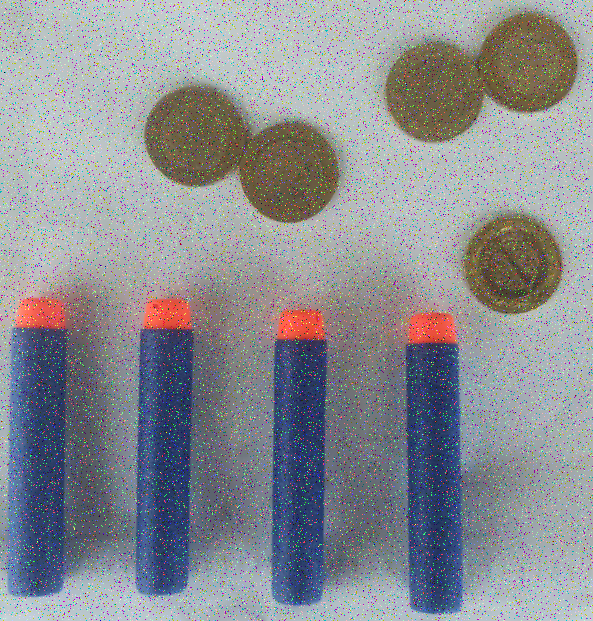
#> input picture Projects/P_04/I.png, 593 x 621 px
$ python coin_counter.py
#> lines starting #> are read from the running program, lines starting #| are printed output that depends on the picture; after the words box and inside, x2 and y2 are one past the last pixel; in counts of white or black regions, pixels touching at a corner belong together
import cv2
import numpy as np
from skimage import measure
from skimage.segmentation import watershed
from skimage.feature import peak_local_max
from scipy import ndimage as ndi
import matplotlib.pyplot as plt

IMG_PATH = "I.png"
MEDIAN_KSIZE = 5
MIN_CIRCULARITY = 0.5
MIN_AREA = 300
PEAK_MIN_DISTANCE = 20
steps = []

def show(img, title, gray=False):
    # Collect the step instead of displaying it immediately
    steps.append((img, title, gray))

def show_all():
    n = len(steps)
    idx = [0]
    fig, ax = plt.subplots(figsize=(7, 6))

    def draw():
        ax.clear()
        img, title, gray = steps[idx[0]]
        ax.imshow(img, cmap='gray') if gray else ax.imshow(img)
        ax.set_title(title)
        ax.axis('off')
        fig.canvas.draw_idle()

    def on_key(event):
        if event.key in ('right', ' ', 'enter'):
            idx[0] = (idx[0] + 1) % n
            draw()
        elif event.key == 'left':
            idx[0] = (idx[0] - 1) % n
            draw()

    fig.canvas.mpl_connect('key_press_event', on_key)
    draw()
    plt.show()

# Read RGB
img_bgr = cv2.imread(IMG_PATH)
#> img_bgr is the input picture: shape (621, 593, 3); mean B, G, R 146.8, 141.5, 138.6
if img_bgr is None:
    raise FileNotFoundError(f"{IMG_PATH} not found")
img_rgb = cv2.cvtColor(img_bgr, cv2.COLOR_BGR2RGB)
show(img_rgb, "Original RGB Image")

# Median filter (RGB) -> remove salt-and-pepper noise
filt_bgr = cv2.medianBlur(img_bgr, MEDIAN_KSIZE)
filt_rgb = cv2.cvtColor(filt_bgr, cv2.COLOR_BGR2RGB)
show(filt_rgb, "Median Filter Applied")

# Grayscale
gray = cv2.cvtColor(filt_bgr, cv2.COLOR_BGR2GRAY)
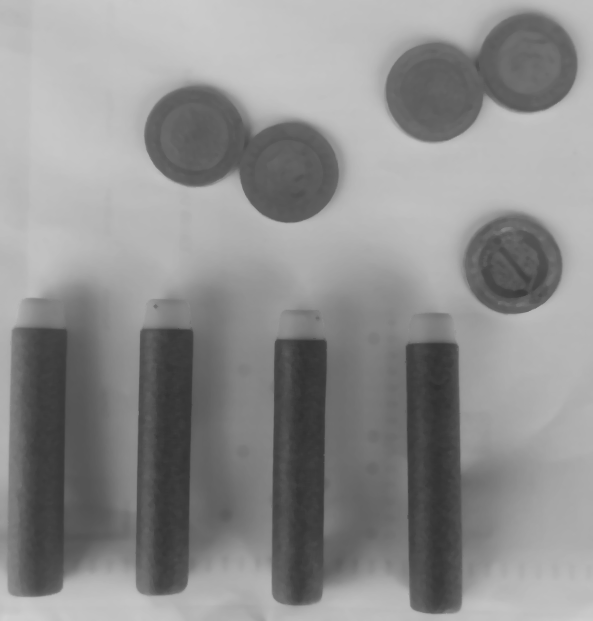
#> gray: shape (621, 593); min 47, max 208, mean 142
show(gray, "Grayscale", gray=True)

# Otsu inverse threshold -> binary
_, binary = cv2.threshold(gray, 0, 255,
cv2.THRESH_BINARY_INV + cv2.THRESH_OTSU)
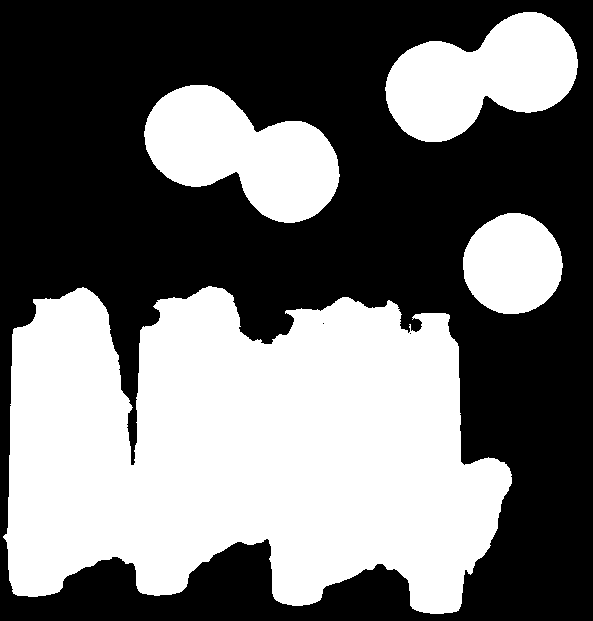
#> binary: shape (621, 593); 44.5% white; 4 white regions
show(binary, "Otsu Inverse Threshold", gray=True)

# Circularity filter -> discard the darts
label_bin = measure.label(binary, connectivity=2)
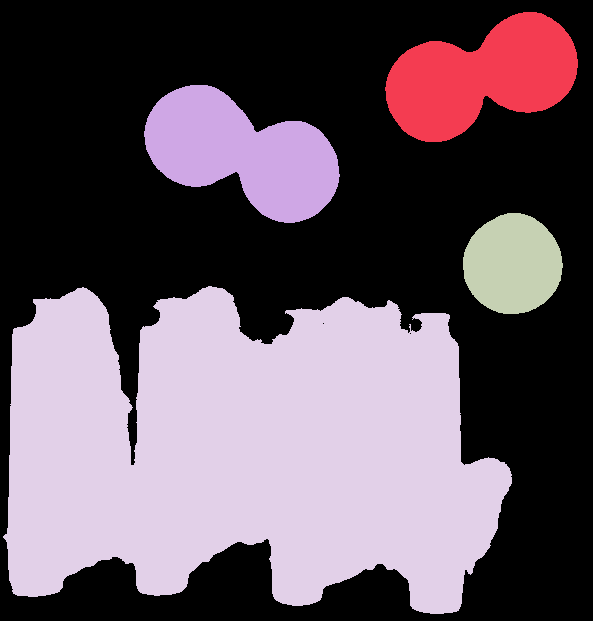
#> label_bin: shape (621, 593) int64; 5 distinct labels, from 0 to 4; one colour per label, 0 black
props = measure.regionprops(label_bin)
#> props = 4 regions; box (x1, y1, x2, y2) and area: (3, 286, 512, 614) 123800, (144, 85, 340, 223) 16346, (385, 12, 578, 142) 15734, (463, 213, 563, 314) 7829
coins_only = np.zeros_like(binary)

for p in props:
    perim = p.perimeter if p.perimeter > 0 else 1
    circ = 4 * np.pi * p.area / (perim ** 2)
    if circ > MIN_CIRCULARITY and p.area > MIN_AREA:
        coins_only[label_bin == p.label] = 255
#> this loop made 4 passes
#> (perim, circ) on passes 1 to 4: (574.4, 0.599), (588.9, 0.592), (328.9, 0.91), (2328.3, 0.287)
#> coins_only: shape (621, 593); 10.8% white; 3 white regions, box (x1, y1, x2, y2) and area: (144, 85, 340, 223) 16346, (385, 12, 578, 142) 15734, (463, 213, 563, 314) 7829
show(coins_only, "Circle Filter Applied (darts removed)", gray=True)

# Distance Transform -> topographic surface
dist = cv2.distanceTransform(coins_only, cv2.DIST_L2, 5)
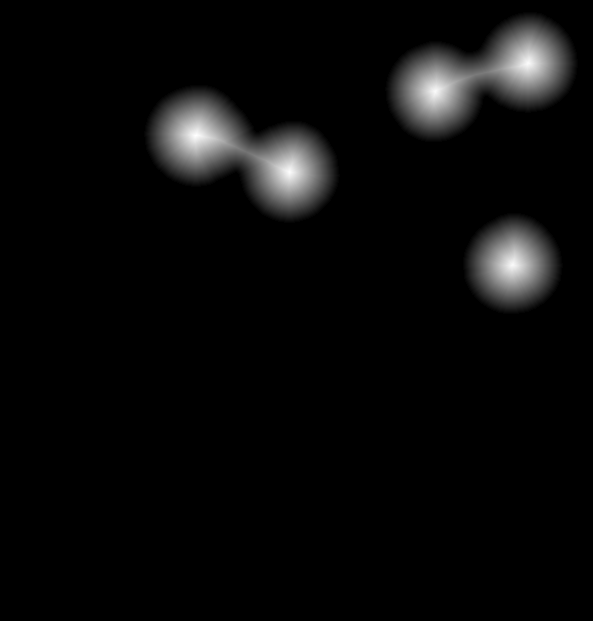
#> dist: shape (621, 593) float32; min 0, max 49.33, mean 1.9; drawn with min black and max white
show(dist, "Distance Transform", gray=True)

# Local maxima of DT -> markers (each peak = one coin seed)
coords = peak_local_max(dist, min_distance=PEAK_MIN_DISTANCE)
#> coords = [[135, 195], [171, 289], [62, 528], [91, 435], [264, 512]]
mask_peaks = np.zeros(dist.shape, dtype=bool)
mask_peaks[tuple(coords.T)] = True
markers, _ = ndi.label(mask_peaks)
show(markers, "Markers (DT local maxima)")

# Watershed -> on -DT, with markers
labels = watershed(-dist, markers, mask=(dist > 0))
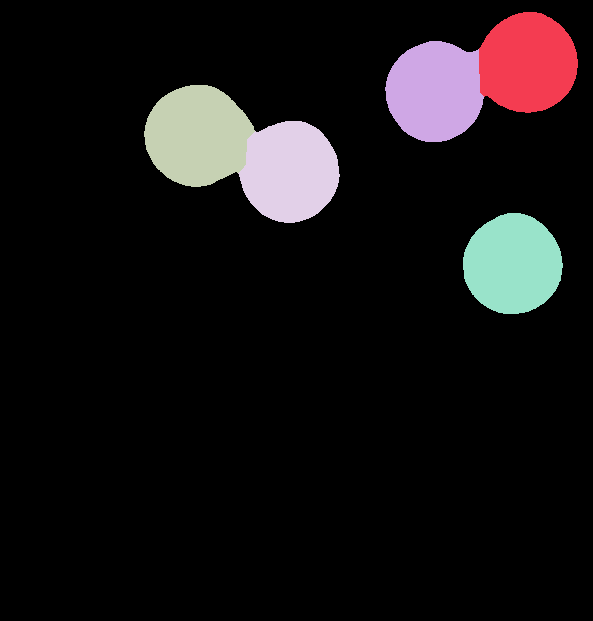
#> labels: shape (621, 593) int32; 6 distinct labels, from 0 to 5; one colour per label, 0 black
show(labels, "Watershed Labels")

# Count + visualize
coin_count = labels.max()
#> coin_count = 5

result_img = img_rgb.copy()
for label_id in range(1, coin_count + 1):
    component = (labels == label_id).astype(np.uint8) * 255
    contours, _ = cv2.findContours(component, cv2.RETR_EXTERNAL, cv2.CHAIN_APPROX_SIMPLE)
    cv2.drawContours(result_img, contours, -1, (255, 0, 0), 2)
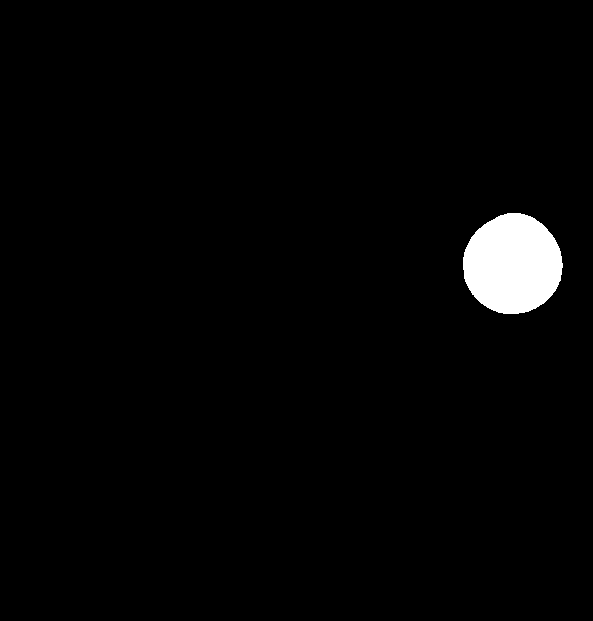
#> component: shape (621, 593); 2.1% white; 1 white region, box (x1, y1, x2, y2) and area: (463, 213, 563, 314) 7829
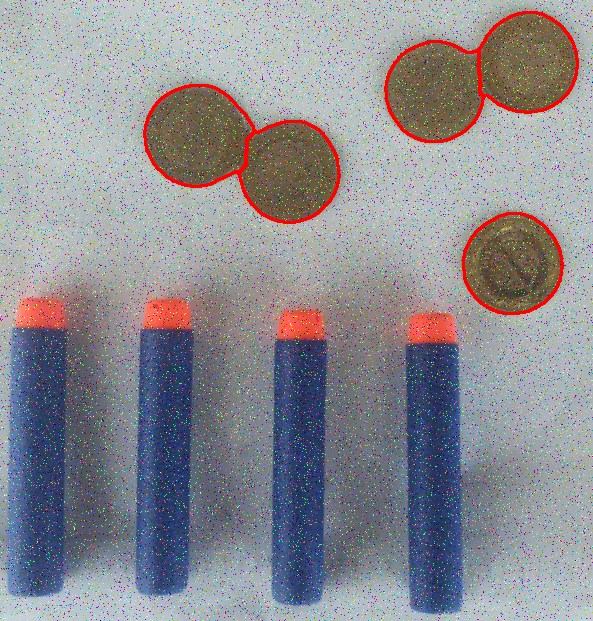
#> result_img: shape (621, 593, 3); mean R, G, B 140.3, 139.7, 145.2

show(result_img, f"Result: {coin_count} x 1 TL")

# Display all steps at the end
show_all()
#> in show_all, `n = len(steps)`: n = 9
#> in draw, `img, title, gray = steps[idx[0]]`: title = 'Original RGB Image'; gray = False
print(f"\n>>> Number of 1 TL coins found: {coin_count}")
#| >>> Number of 1 TL coins found: 5
